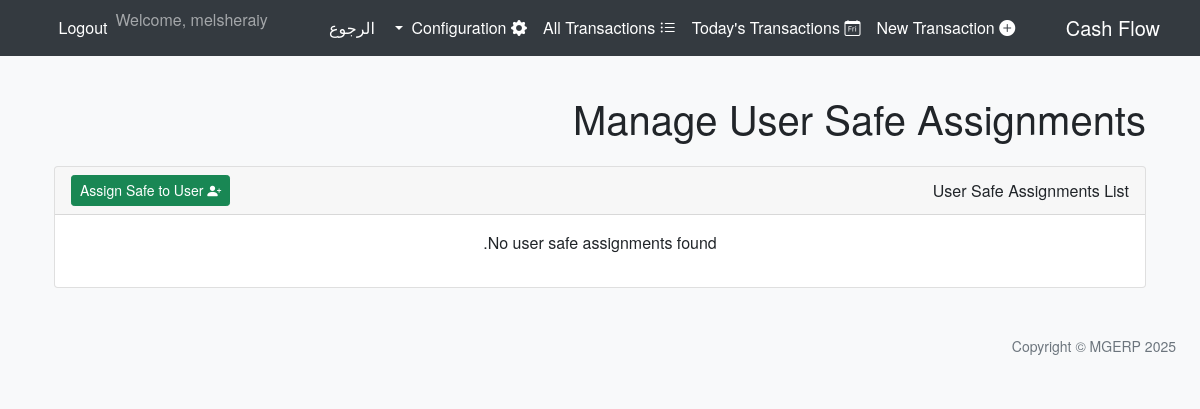
The page /cashflow/config/assign-safes/ (signed in) on the database as committed earlier.
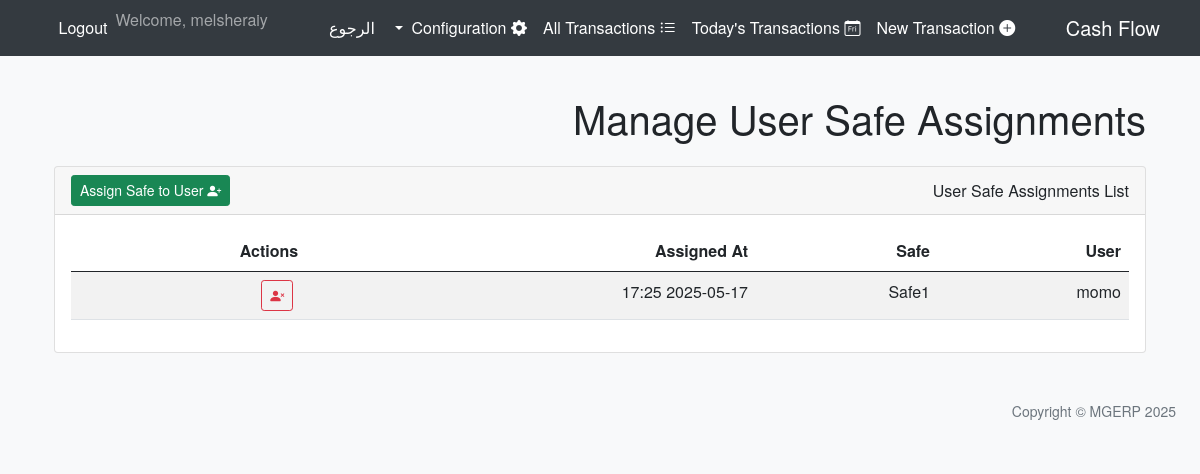
The same page on the database as committed later.
### cashflow/models.py (models this page shows, shortened)
class UserSafeAssignment(models.Model):
    user = models.ForeignKey(User, on_delete=models.CASCADE, related_name='safe_assignments', verbose_name=_("User"))
    safe = models.ForeignKey(Safe, on_delete=models.CASCADE, related_name='user_assignments', verbose_name=_("Safe"))
    assigned_at = models.DateTimeField(auto_now_add=True, verbose_name=_("Assigned At"))
    class Meta:
        verbose_name = _("User Safe Assignment")
        verbose_name_plural = _("User Safe Assignments")
        unique_together = ('user', 'safe')
        ordering = ['user', 'safe']

class Safe(models.Model):
    name = models.CharField(max_length=100, unique=True, verbose_name=_("Safe Name"))
    balance = models.DecimalField(max_digits=15, decimal_places=2, default=Decimal('0.00'), verbose_name=_("Current Balance"))
    created_at = models.DateTimeField(auto_now_add=True, verbose_name=_("Created At"))
    updated_at = models.DateTimeField(auto_now=True, verbose_name=_("Updated At"))
    class Meta:
        verbose_name = _("Safe")
        verbose_name_plural = _("Safes")
        ordering = ['name']

### cashflow/views.py (the view)
# urls.py: path('config/assign-safes/', views.UserSafeAssignmentListView.as_view(), name='usersafeassignment_list'),
class UserSafeAssignmentListView(SuperuserRequiredMixin, ListView):
    model = UserSafeAssignment
    template_name = 'cashflow/config/usersafeassignment_list.html'
    context_object_name = 'assignments'
    paginate_by = 10

### cashflow/views.py (called while the page is built)
    def test_func(self):
        return self.request.user.is_superuser

### cashflow/templates/cashflow/config/usersafeassignment_list.html (shortened to what this page needs)
{% extends "cashflow/base_cashflow.html" %}
{% load i18n %}
{% block page_title %}{% trans "Manage User Safe Assignments" %}{% endblock %}
{% block content %}
<div class="card">
    <div class="card-header d-flex justify-content-between align-items-center">
        <span>{% trans "User Safe Assignments List" %}</span>
        <a href="{% url 'cashflow:usersafeassignment_create' %}" class="btn btn-success btn-sm">
            <i class="bi bi-person-plus-fill"></i> {% trans "Assign Safe to User" %}
        </a>
    </div>
    <div class="card-body">
        {% if assignments %}
            <div class="table-responsive">
                <table class="table table-striped table-hover">
                    <thead>
                        <tr>
                            <th>{% trans "User" %}</th>
                            <th>{% trans "Safe" %}</th>
                            <th>{% trans "Assigned At" %}</th>
                            <th>{% trans "Actions" %}</th>
                        </tr>
                    </thead>
                    <tbody>
                        {% for assignment in assignments %}
                        <tr>
                            <td>{{ assignment.user.username }}</td>
                            <td>{{ assignment.safe.name }}</td>
                            <td>{{ assignment.assigned_at|date:"Y-m-d H:i" }}</td>
                            <td class="action-buttons">
                                <a href="{% url 'cashflow:usersafeassignment_delete' assignment.pk %}" class="btn btn-sm btn-outline-danger" title="{% trans 'Remove Assignment' %}"><i class="bi bi-person-x-fill"></i></a>
                            </td>
                        </tr>
                        {% endfor %}
                    </tbody>
                </table>
            </div>
        {% else %}
            <p class="text-center">{% trans "No user safe assignments found." %}</p>
        {% endif %}
    </div>
</div>
{% endblock %}

Rows that differ between the two databases and show on the page:
added UserSafeAssignment: user.username "momo", safe.name "Safe1", assigned_at "2025-05-17 17:25"
Other text that changed with them:
text no longer shown: "No user safe assignments found."
text now shown: "User Safe Assigned At Actions"
